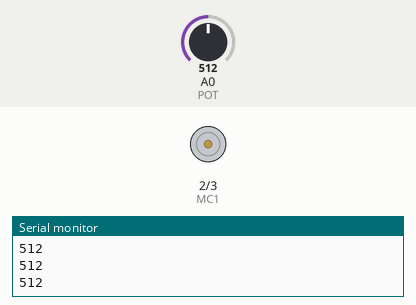
A sketch run on a simulated Arduino Uno, built with avr-gcc and run on an emulated ATmega328P. On the bench: motor-driver pin pairs drawn as motors (green arrow = first pin HIGH = forward, orange = second pin HIGH = backward, longer = more drive, scaled by the enable pin), the last lines printed to the serial monitor. The test bench sets the inputs (shaded band); at power-on: A0 (POT) = 512.

Above: at 1.2 s.
1.3 s: A0 (POT) set to 552
2.8 s: A0 (POT) set to 563
4.4 s: A0 (POT) set to 716
At 5.7 s:
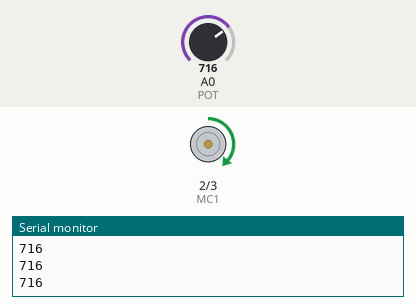
6.0 s: A0 (POT) set to 900
At 7.3 s:
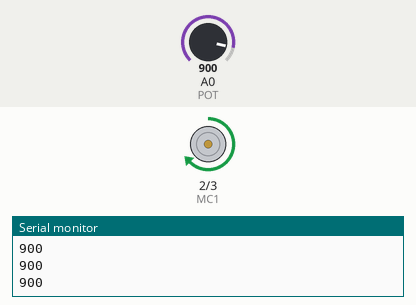
7.6 s: A0 (POT) set to 1023
At 8.8 s:
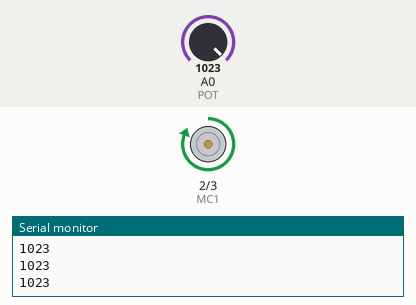
Timing chart, 0 to 10.2 s (numbered marks = the images above; inputs shaded):
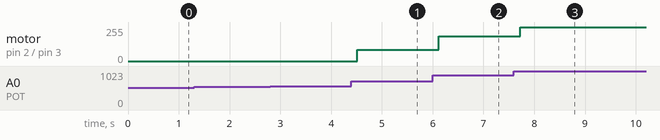

Measured:
- after the input at 4.4 s, motor on pin 2 (MC1) / pin 3 (MC2): stopped → forward 84/255 after 0.11 s
- after the input at 6.0 s, motor on pin 2 (MC1) / pin 3 (MC2): forward 84/255 → forward 186/255 after 0.12 s
- after the input at 7.6 s, motor on pin 2 (MC1) / pin 3 (MC2): forward 186/255 → forward 255/255 after 0.13 s

The sketch:

_______0519___6_1.ino
```cpp
#include <Arduino.h>

const int EN = 9;
const int MC1 = 2;
const int MC2 = 3;
const int POT = 0;

int val = 0;
int velocity = 0;

void forward(int rate);
void reverse(int rate);
void brake();

void setup()
{
  pinMode(EN, OUTPUT);
  pinMode(MC1, OUTPUT);
  pinMode(MC2, OUTPUT);
  brake();
  Serial.begin(9600);
}

void loop()
{
  val = analogRead(POT);
  Serial.println(val);
  delay(100);
  if (val > 562)
  {
    velocity = map(val, 563, 1023, 0, 255);
    forward(velocity);
  }

  else if (val < 462)
  {
    velocity = map(val, 461, 0, 0, 255);
    reverse(velocity);
  }

  else
  {
    brake();
  }
}

void forward(int rate)
{
  digitalWrite(EN, LOW);
  digitalWrite(MC1, HIGH);
  digitalWrite(MC2, LOW);
  analogWrite(EN, rate);
}
```
